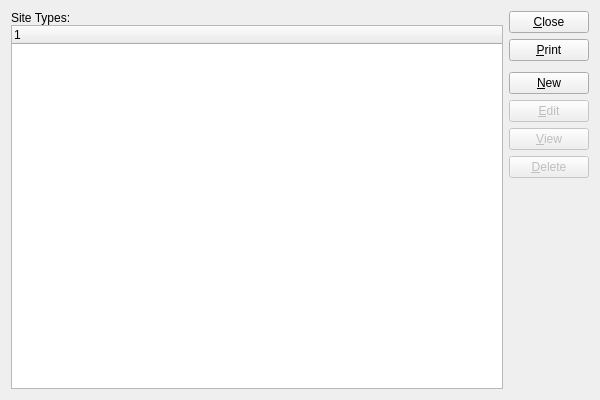
<?xml version="1.0" encoding="UTF-8"?>
<ui version="4.0">
 <comment>This file is part of the xTuple ERP: PostBooks Edition, a free and
open source Enterprise Resource Planning software suite,
Copyright (c) 1999-2010 by OpenMFG LLC, d/b/a xTuple.
It is licensed to you under the Common Public Attribution License
version 1.0, the full text of which (including xTuple-specific Exhibits)
is available at www.xtuple.com/CPAL.  By using this software, you agree
to be bound by its terms.</comment>
 <class>siteTypes</class>
 <widget class="QWidget" name="siteTypes">
  <property name="geometry">
   <rect>
    <x>0</x>
    <y>0</y>
    <width>600</width>
    <height>400</height>
   </rect>
  </property>
  <property name="windowTitle">
   <string>List Site Types</string>
  </property>
  <layout class="QGridLayout" name="gridLayout">
   <item row="0" column="0">
    <layout class="QVBoxLayout">
     <property name="spacing">
      <number>0</number>
     </property>
     <item>
      <widget class="QLabel" name="_sitetypeLit">
       <property name="text">
        <string>Site Types:</string>
       </property>
      </widget>
     </item>
     <item>
      <widget class="XTreeWidget" name="_sitetype"/>
     </item>
    </layout>
   </item>
   <item row="0" column="1">
    <layout class="QVBoxLayout" name="verticalLayout">
     <item>
      <widget class="QPushButton" name="_close">
       <property name="text">
        <string>&amp;Close</string>
       </property>
      </widget>
     </item>
     <item>
      <widget class="QPushButton" name="_print">
       <property name="text">
        <string>&amp;Print</string>
       </property>
      </widget>
     </item>
     <item>
      <spacer name="verticalSpacer">
       <property name="orientation">
        <enum>Qt::Vertical</enum>
       </property>
       <property name="sizeType">
        <enum>QSizePolicy::Preferred</enum>
       </property>
       <property name="sizeHint" stdset="0">
        <size>
         <width>20</width>
         <height>5</height>
        </size>
       </property>
      </spacer>
     </item>
     <item>
      <widget class="QPushButton" name="_new">
       <property name="enabled">
        <bool>true</bool>
       </property>
       <property name="text">
        <string>&amp;New</string>
       </property>
      </widget>
     </item>
     <item>
      <widget class="QPushButton" name="_edit">
       <property name="enabled">
        <bool>false</bool>
       </property>
       <property name="text">
        <string>&amp;Edit</string>
       </property>
      </widget>
     </item>
     <item>
      <widget class="QPushButton" name="_view">
       <property name="enabled">
        <bool>false</bool>
       </property>
       <property name="text">
        <string>&amp;View</string>
       </property>
      </widget>
     </item>
     <item>
      <widget class="QPushButton" name="_delete">
       <property name="enabled">
        <bool>false</bool>
       </property>
       <property name="text">
        <string>&amp;Delete</string>
       </property>
      </widget>
     </item>
     <item>
      <spacer name="Spacer129">
       <property name="orientation">
        <enum>Qt::Vertical</enum>
       </property>
       <property name="sizeType">
        <enum>QSizePolicy::Expanding</enum>
       </property>
       <property name="sizeHint" stdset="0">
        <size>
         <width>20</width>
         <height>20</height>
        </size>
       </property>
      </spacer>
     </item>
    </layout>
   </item>
  </layout>
 </widget>
 <layoutdefault spacing="6" margin="11"/>
 <pixmapfunction>qPixmapFromMimeSource</pixmapfunction>
 <customwidgets>
  <customwidget>
   <class>XTreeWidget</class>
   <extends>QTreeWidget</extends>
   <header>xtreewidget.h</header>
   <container>1</container>
  </customwidget>
 </customwidgets>
 <tabstops>
  <tabstop>_sitetype</tabstop>
  <tabstop>_new</tabstop>
  <tabstop>_edit</tabstop>
  <tabstop>_view</tabstop>
  <tabstop>_delete</tabstop>
  <tabstop>_print</tabstop>
  <tabstop>_close</tabstop>
 </tabstops>
 <includes>
  <include location="global">parameter.h</include>
 </includes>
 <resources/>
 <connections>
  <connection>
   <sender>_close</sender>
   <signal>clicked()</signal>
   <receiver>siteTypes</receiver>
   <slot>close()</slot>
   <hints>
    <hint type="sourcelabel">
     <x>20</x>
     <y>20</y>
    </hint>
    <hint type="destinationlabel">
     <x>20</x>
     <y>20</y>
    </hint>
   </hints>
  </connection>
  <connection>
   <sender>_sitetype</sender>
   <signal>valid(bool)</signal>
   <receiver>_view</receiver>
   <slot>setEnabled(bool)</slot>
   <hints>
    <hint type="sourcelabel">
     <x>20</x>
     <y>20</y>
    </hint>
    <hint type="destinationlabel">
     <x>20</x>
     <y>20</y>
    </hint>
   </hints>
  </connection>
 </connections>
</ui>
